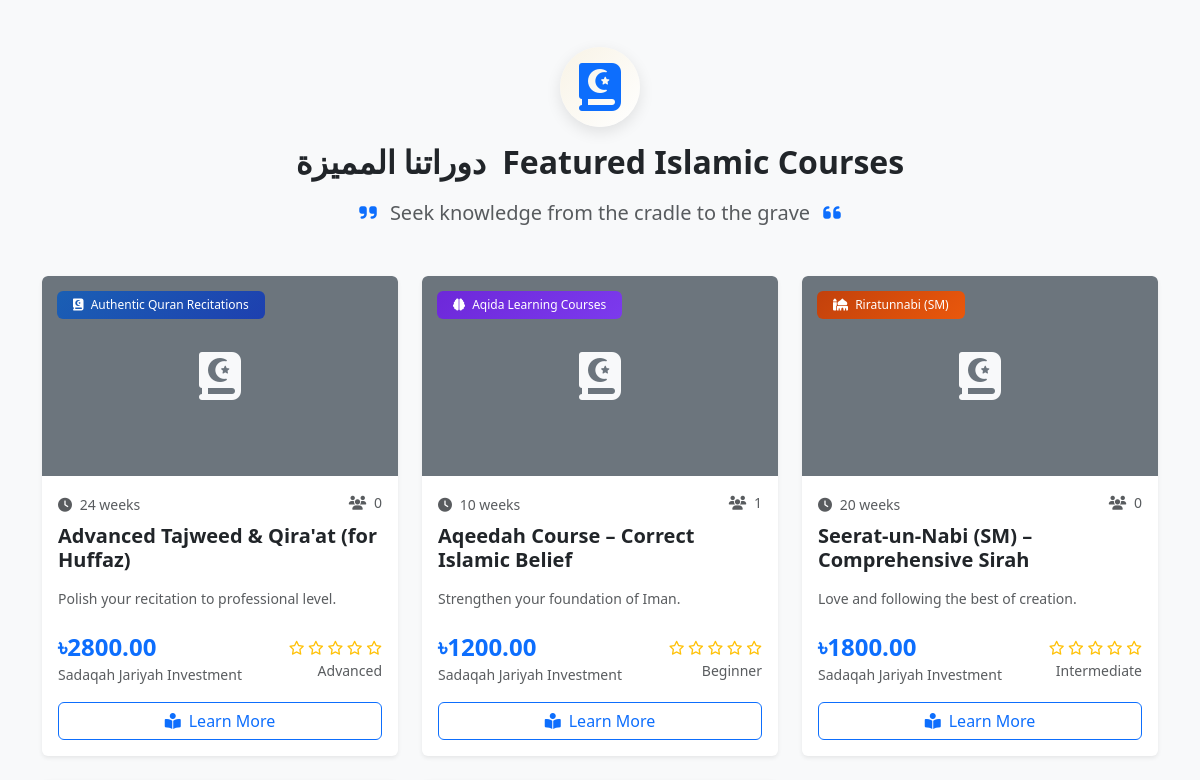
Before: / (middle part) with the older database file.
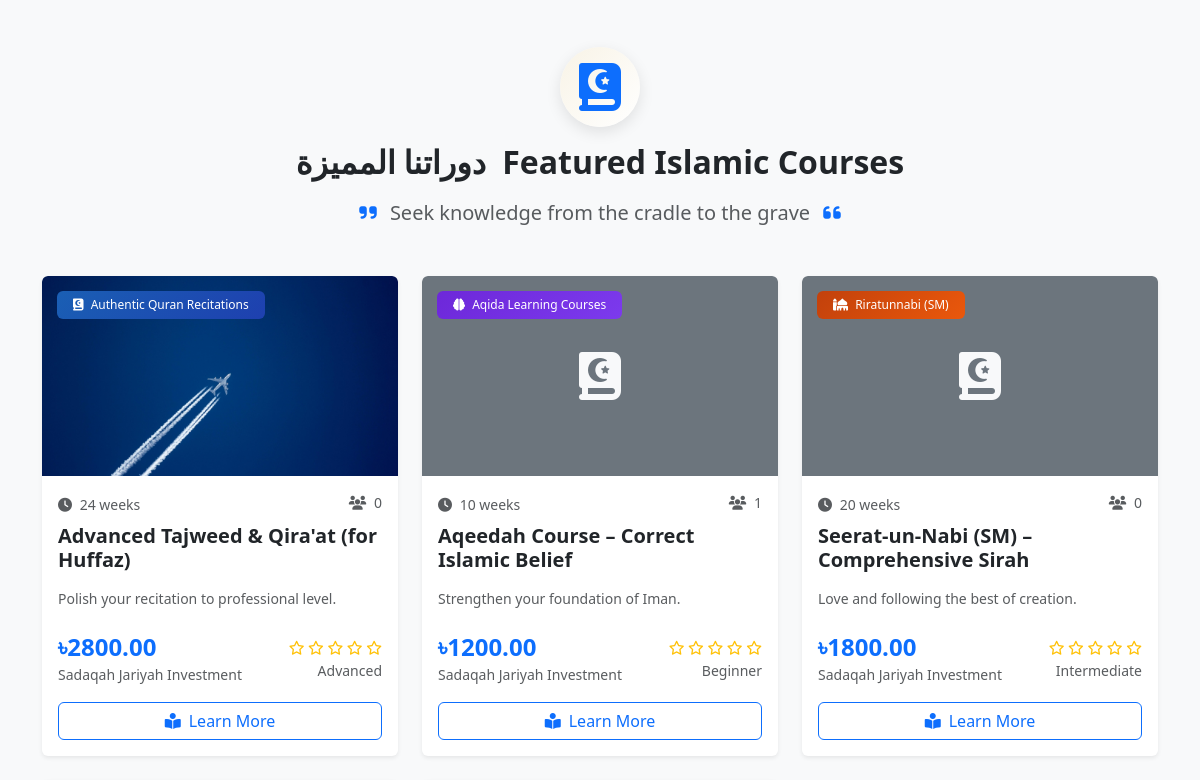
After: the same page with the newer database file.
### core/models.py (models this page shows, shortened)
class Course(models.Model):
    COURSE_CATEGORIES = [
        ('quran', 'Authentic Quran Recitations'),
        ('tadabbur', 'Tadabbur Quran'),
        ('sirah', 'Riratunnabi (SM)'),
        ('aqida', 'Aqida Learning Courses'),
        ('other', 'Other Islamic Studies'),
    ]
    LEVEL_CHOICES = [
        ('beginner', 'Beginner'),
        ('intermediate', 'Intermediate'),
        ('advanced', 'Advanced'),
    ]
    id = models.UUIDField(primary_key=True, default=uuid.uuid4, editable=False)
    name = models.CharField(max_length=200)
    category = models.CharField(max_length=50, choices=COURSE_CATEGORIES)
    level = models.CharField(max_length=20, choices=LEVEL_CHOICES, default='beginner')
    description = models.TextField()
    short_description = models.CharField(max_length=300)
    base_fee = models.DecimalField(max_digits=10, decimal_places=2)  # 1000-3000 BDT
    discount_fee = models.DecimalField(max_digits=10, decimal_places=2, null=True, blank=True)
    duration_weeks = models.IntegerField()
    classes_per_week = models.IntegerField()
    class_duration_minutes = models.IntegerField()
    morning_slot = models.BooleanField(default=False)
    afternoon_slot = models.BooleanField(default=False)
    evening_slot = models.BooleanField(default=False)
    night_slot = models.BooleanField(default=False)
    min_age = models.IntegerField(default=10)
    prerequisites = models.TextField(blank=True)
    materials_included = models.BooleanField(default=True)
    additional_books = models.TextField(blank=True)
    is_active = models.BooleanField(default=True)
    max_students = models.IntegerField(default=50)
    current_enrollment = models.IntegerField(default=0)
    created_at = models.DateTimeField(auto_now_add=True)
    updated_at = models.DateTimeField(auto_now=True)
    enrollment_deadline = models.DateField()
    thumbnail = models.ImageField(upload_to='course_thumbnails/', null=True, blank=True)
    featured_image = models.ImageField(upload_to='course_images/', null=True, blank=True)

### core/views.py (the view)
# urls.py: path('', views.home, name='home'),
def home(request):
    featured_courses = Course.objects.filter(is_active=True, current_enrollment__lt=F('max_students')).order_by('-created_at')[:6]
    featured_instructors = Instructor.objects.filter(is_active=True).order_by('display_order')[:4]
    recent_posts = BlogPost.objects.filter(is_published=True).order_by('-published_at')[:3]
    stats = {
        'total_students': Student.objects.filter(is_active=True).count(),
        'active_courses': Course.objects.filter(is_active=True).count(),
        'total_enrollments': Enrollment.objects.count(),
        'successful_completions': Enrollment.objects.filter(enrollment_status='completed').count(),
    }
    context = {
        'featured_courses': featured_courses,
        'featured_instructors': featured_instructors,
        'recent_posts': recent_posts,
        'stats': stats,
        'title': 'Home - Taw Haa Zin Nurain Online Madarasa',
    }
    return render(request, 'core/home.html', context)

### core/templates/core/home.html (shortened to what the changed rows need)
{% extends 'base.html' %}
{% load static %}
{% block content %}
<section class="py-5 bg-light position-relative">
    <div class="section-header text-center mb-5">
        <h2 class="fw-bold mb-3">
            <span class="arabic-font me-2">دوراتنا المميزة</span>
            Featured Islamic Courses
        </h2>
    </div>
    <div class="container">
        <div class="row g-4">
            {% for course in featured_courses %}
            <div class="col-md-6 col-lg-4">
                <div class="course-card card h-100 border-0 shadow-sm islamic-card">
                    <div class="course-header position-relative">
                        {% if course.thumbnail %}
                        <img src="{{ course.thumbnail.url }}" class="card-img-top" alt="{{ course.name }}" style="height: 200px; object-fit: cover;">
                        {% else %}
                        <div class="card-img-top bg-secondary d-flex align-items-center justify-content-center" style="height: 200px;">
                            <i class="fas fa-book-quran fa-3x text-light"></i>
                        </div>
                        {% endif %}
                        <div class="course-category-overlay">
                            <span class="badge badge-{{ course.category }} py-2 px-3">
                                <i class="fas {% if course.category == 'quran' %}fa-quran{% elif course.category == 'tadabbur' %}fa-lightbulb{% elif course.category == 'sirah' %}fa-mosque{% else %}fa-brain{% endif %} me-1"></i>
                                {{ course.get_category_display }}
                            </span>
                        </div>
                    </div>
                    <div class="card-body">
                        <div class="d-flex justify-content-between align-items-start mb-2">
                            <div>
                                <small class="text-muted">
                                    <i class="fas fa-clock me-1"></i> {{ course.duration_weeks }} weeks
                                </small>
                            </div>
                            <span class="text-muted small">
                                <i class="fas fa-users me-1"></i> {{ course.current_enrollment }}
                            </span>
                        </div>
                        <h5 class="card-title fw-bold mb-3">{{ course.name }}</h5>
                        <p class="card-text text-muted small mb-4">{{ course.short_description|truncatewords:20 }}</p>
                        <div class="d-flex justify-content-between align-items-center mb-3">
                            <div>
                                <h4 class="text-primary fw-bold mb-0">
                                    {% if course.discount_fee %}
                                    <span class="text-decoration-line-through text-muted small">৳{{ course.base_fee }}</span>
                                    ৳{{ course.discount_fee }}
                                    {% else %}
                                    ৳{{ course.base_fee }}
                                    {% endif %}
                                </h4>
                                <small class="text-muted">Sadaqah Jariyah Investment</small>
                            </div>
                            <div class="text-end">
                                <div class="text-warning small">
                                    {% for i in "12345"|make_list %}
                                    {% if forloop.counter <= course.level|default:3 %}
                                    <i class="fas fa-star"></i>
                                    {% else %}
                                    <i class="far fa-star"></i>
                                    {% endif %}
                                    {% endfor %}
                                </div>
                                <small class="text-muted">{{ course.get_level_display }}</small>
                            </div>
                        </div>
                        <div class="d-grid">
                            <a href="{% url 'core:course_detail' course.id %}" class="btn btn-outline-primary islamic-btn">
                                <i class="fas fa-book-reader me-2"></i>Learn More
                            </a>
                        </div>
                    </div>
                </div>
            </div>
            {% endfor %}
        </div>
    </div>
</section>
{% endblock %}

Changed rows visible on the page:
changed Course "Advanced Tajweed & Qira'at (for Huffaz)": thumbnail: picture added
